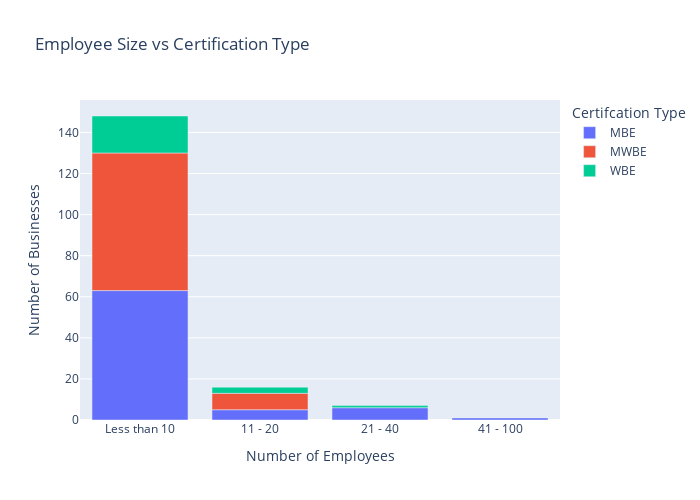

The notebook cell saved with this chart:
### Markdown cell above
##### 3.7 Employee Size vs. Certification Type

This analysis examines the relationship between **Employee Size and Certification Type** for businesses in District 7. By categorizing businesses based on the number of employees and their certification type (e.g., MBE, WBE, MWBE), this bar chart provides insights into the diversity landscape across different company sizes.

### Code cell
employee_vs_certification = df_district7_new.groupby(['number_employees', 'mbe_wbe_cert']).size().reset_index(name='Count')
fig_employee_vs_certification = px.bar(employee_vs_certification, x='number_employees', y='Count', color='mbe_wbe_cert',
                                       title='Employee Size vs Certification Type',
                                       labels={'number_employees': 'Number of Employees', 'Count': 'Number of Businesses', 'mbe_wbe_cert': 'Certifcation Type'})
fig_employee_vs_certification.update_layout(xaxis={'categoryorder': 'total descending'}, width=700, height=500)
fig_employee_vs_certification.show()

### Figure 1 — Plotly figure (JSON) as saved in the notebook; plotly's stock layout.template omitted (floating-point values rounded to 4 significant figures)
{"data": [{"alignmentgroup": "True", "hovertemplate": "Certifcation Type=MBE<br>Number of Employees=%{x}<br>Number of Businesses=%{y}<extra></extra>", "legendgroup": "MBE", "marker": {"color": "#636efa", "pattern": {"shape": ""}}, "name": "MBE", "offsetgroup": "MBE", "orientation": "v", "showlegend": true, "textposition": "auto", "type": "bar", "x": ["11 - 20", "21 - 40", "41 - 100", "Less than 10"], "xaxis": "x", "y": [5, 6, 1, 63], "yaxis": "y"}, {"alignmentgroup": "True", "hovertemplate": "Certifcation Type=MWBE<br>Number of Employees=%{x}<br>Number of Businesses=%{y}<extra></extra>", "legendgroup": "MWBE", "marker": {"color": "#EF553B", "pattern": {"shape": ""}}, "name": "MWBE", "offsetgroup": "MWBE", "orientation": "v", "showlegend": true, "textposition": "auto", "type": "bar", "x": ["11 - 20", "Less than 10"], "xaxis": "x", "y": [8, 67], "yaxis": "y"}, {"alignmentgroup": "True", "hovertemplate": "Certifcation Type=WBE<br>Number of Employees=%{x}<br>Number of Businesses=%{y}<extra></extra>", "legendgroup": "WBE", "marker": {"color": "#00cc96", "pattern": {"shape": ""}}, "name": "WBE", "offsetgroup": "WBE", "orientation": "v", "showlegend": true, "textposition": "auto", "type": "bar", "x": ["11 - 20", "21 - 40", "Less than 10"], "xaxis": "x", "y": [3, 1, 18], "yaxis": "y"}], "layout": {"barmode": "relative", "height": 500, "legend": {"title": {"text": "Certifcation Type"}, "tracegroupgap": 0}, "title": {"text": "Employee Size vs Certification Type"}, "width": 700, "xaxis": {"anchor": "y", "categoryorder": "total descending", "domain": [0, 1], "title": {"text": "Number of Employees"}}, "yaxis": {"anchor": "x", "domain": [0, 1], "title": {"text": "Number of Businesses"}}}}
